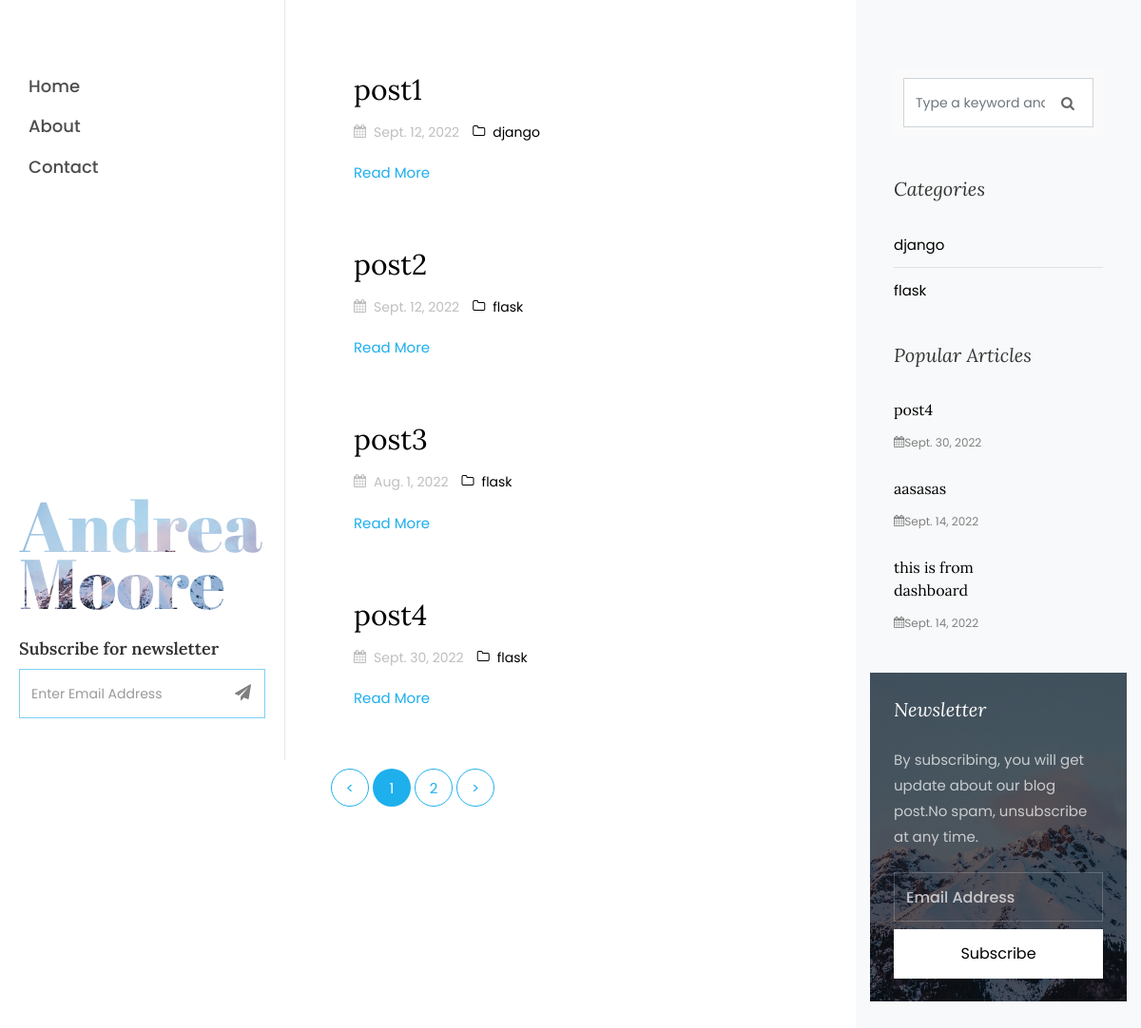
The page / on the database its author committed.
### blog/models.py (models this page shows, shortened)
class Post(models.Model):
    title=models.CharField(max_length=120)
    category_name=models.ForeignKey(Category, on_delete=models.CASCADE)
    description=HTMLField()
    date=models.DateField()

class Category(models.Model):
    category_name=models.CharField(max_length=120)
    def __str__(self):
        return f"{self.category_name}"

### blog/views.py (the view)
# urls.py: path("",views.index,name="index"),
def index(request):
    posts=Post.objects.order_by("-date")
    all_posts=Post.objects.all()
    categories=Category.objects.all()
    page=request.GET.get('page', 1)
    paginator=Paginator(all_posts,4)
    try:
        page_paginator=paginator.page(page)
    except PageNotAnInteger:
        page_paginator=paginator.page(1)
    except EmptyPage:
        page_paginator=paginator.page(paginator.num_pages)
    return render(request,"index.html",{
        "posts":posts,
        "categories":categories,
        "page_paginator":page_paginator,
    })

### blog/templates/index.html (shortened to what this page needs)
{% extends "base.html" %}
{% load static %}
{% block content %}
<div id="colorlib-main">
	<section class="ftco-section ftco-no-pt ftco-no-pb">
		<div class="container">
			<div class="row d-flex">
				<div class="col-xl-8 py-5 px-md-5">
					<div class="row pt-md-4">
						{% for post in page_paginator %}
						<div class="col-md-12">
							<div class="blog-entry ftco-animate d-md-flex">
								<div class="text text-2 pl-md-4">
									<h3 class="mb-2"><a href={% url "single" post.id %}>{{ post.title }}</a></h3>
									<div class="meta-wrap">
										<p class="meta">
											<span><i class="icon-calendar mr-2"></i>{{ post.date}}</span>
											<span><a href="#"><i
														class="icon-folder-o mr-2"></i>{{post.category_name}}</a></span>
										</p>
									</div>
									<p><a href={% url "single" post.id %} class="btn-custom">Read More </a></p>
								</div>
							</div>
						</div>
						{% endfor %}
					</div>
					<div class="row">
						<div class="col">
							<div class="block-27">
								{% if page_paginator.has_other_pages %}
								<ul>
									{% if page_paginator.has_previous %}
									<li><a href="?page={{page_paginator.previous_page_number}}">&lt;</a></li>
									{% else %}
									<li class="disabled"><a href="#">&lt;</a></li>
									{% endif%}
									{% for i in page_paginator.paginator.page_range %}
									{% if page_paginator.number == i %}
									<li class="active"><span>{{ i }}</span></li>
									{% else %}
									<li><a href="?page={{i}}">{{ i }}</a></li>
									{% endif %}
									{% endfor %}
									{% if page_paginator.has_next %}
									<li><a href="?page={{page_paginator.next_page_number}}">&gt;</a></li>
									{% else %}
									<li class="disabled"><a href="#">&gt;</a></li>
									{% endif%}
								</ul>
								{% endif %}
							</div>
						</div>
					</div>
				</div>
				<div class="col-xl-4 sidebar ftco-animate bg-light pt-5">
					<div class="sidebar-box pt-md-4">
						<form action={% url "search" %} method="post" class="search-form">
							<div class="form-group">
								<span class="icon icon-search"></span>
								<input type="text" name="search" class="form-control" placeholder="Type a keyword and hit enter">
							</div>
						</form>
					</div>
					<div class="sidebar-box ftco-animate">
						<h3 class="sidebar-heading">Categories</h3>
						<ul class="categories">
							{% for c in categories %}
							<li><a href="#">{{ c.category_name }} </a></li>
							{% endfor %}
						</ul>
					</div>
					<div class="sidebar-box ftco-animate">
						<h3 class="sidebar-heading">Popular Articles</h3>
						{% for post in posts|slice:3 %}
						<div class="block-21 mb-4 d-flex">
							<div class="text">
								<h3 class="heading"><a href={% url "single" post.id %}>{{ post.title }}</a></h3>
								<div class="meta">
									<div><a href="#"><span class="icon-calendar"></span>{{ post.date }}</a></div>
								</div>
							</div>
						</div>
						{% endfor %}
					</div>
					<div class="sidebar-box subs-wrap img py-4" style="background-image: url(images/bg_1.jpg);">
						<div class="overlay"></div>
						<h3 class="mb-4 sidebar-heading">Newsletter</h3>
						<p class="mb-4">By subscribing, you will get update about our blog post.No spam, unsubscribe at any time.
						</p>
						<form action={% url "newsletter" %} class="subscribe-form" method="post">
							<div class="form-group">
								<input type="text" class="form-control" name="email" placeholder="Email Address">
								<input type="submit" value="Subscribe" class="mt-2 btn btn-white submit">
							</div>
						</form>
					</div>
				</div>
			</div>
		</div>
	</section>
</div>
</div>
{% endblock %}

### blog/templates/base.html (shortened to what this page needs)
{% load static %}
<!DOCTYPE html>
<html lang="en">
<head>
    {% block head %}
    <link rel="stylesheet" href={% static "css/open-iconic-bootstrap.min.css" %}>
    <link rel="stylesheet" href={% static "css/animate.css" %}>
    <link rel="stylesheet" href={% static "css/owl.carousel.min.css" %}>
    <link rel="stylesheet" href={% static "css/owl.theme.default.min.css" %}>
    <link rel="stylesheet" href={% static "css/magnific-popup.css" %}>
    <link rel="stylesheet" href={% static "css/aos.css" %}>
    <link rel="stylesheet" href={% static "css/bootstrap-datepicker.css" %}>
    <link rel="stylesheet" href={% static "css/jquery.timepicker.css" %}>
    <link rel="stylesheet" href={% static "css/flaticon.css" %}>
    <link rel="stylesheet" href={% static "css/icomoon.css" %}>
    <link rel="stylesheet" href={% static "css/style.css" %}>
    {% endblock %}
</head>
<body>
    <div id="colorlib-page">e
        <aside id="colorlib-aside" role="complementary" class="js-fullheight">
            <nav id="colorlib-main-menu" role="navigation">
                <ul>
                    <li class="colorlib"><a href={% url "index" %}>Home</a></li>
                    <li><a href={% url "about" %}>About</a></li>
                    <li><a href={% url "contact" %}>Contact</a></li>
                </ul>
            </nav>
            <div class="colorlib-footer">
                <h1 id="colorlib-logo" class="mb-4"><a href="index.html"
                        style="background-image: url(images/bg_1.jpg);">Andrea <span>Moore</span></a></h1>
                <div class="mb-4">
                    <h3>Subscribe for newsletter</h3>
                    <form action={% url "newsletter" %} method="post" class="colorlib-subscribe-form">
                        <div class="form-group d-flex">
                            <div class="icon"><span class="icon-paper-plane"></span></div>
                            <input name="email" type="text" class="form-control" placeholder="Enter Email Address">
                        </div>
                    </form>
                </div>
            </div>
        </aside>
        {% block content %} {% endblock %}
</body>
</html>

### blog/static/css/icomoon.css (style rules this page uses)
[class^="icon-"], [class*=" icon-"] { font-family: 'icomoon' !important; speak: none; font-style: normal; font-weight: normal; font-variant: normal; text-transform: none; line-height: 1; -webkit-font-smoothing: antialiased; -moz-osx-font-smoothing: grayscale; }
.icon-search:before { content: "\f002"; }
.icon-calendar:before { content: "\f073"; }
.icon-folder-o:before { content: "\f114"; }
.icon-paper-plane:before { content: "\f1d8"; }

### rows shown on the page
Post: title "post1", date "Sept. 12, 2022", category_name "django"
Post: title "post2", date "Sept. 12, 2022", category_name "flask"
Post: title "post3", date "Aug. 1, 2022", category_name "flask"
Post: title "post4", date "Sept. 30, 2022", category_name "flask"
Category: category_name "django"
Category: category_name "flask"
Post: title "aasasas", date "Sept. 14, 2022"
Post: title "this is from dashboard", date "Sept. 14, 2022"

### other values the page prints
{{ i }} "1"
{{ i }} "2"
